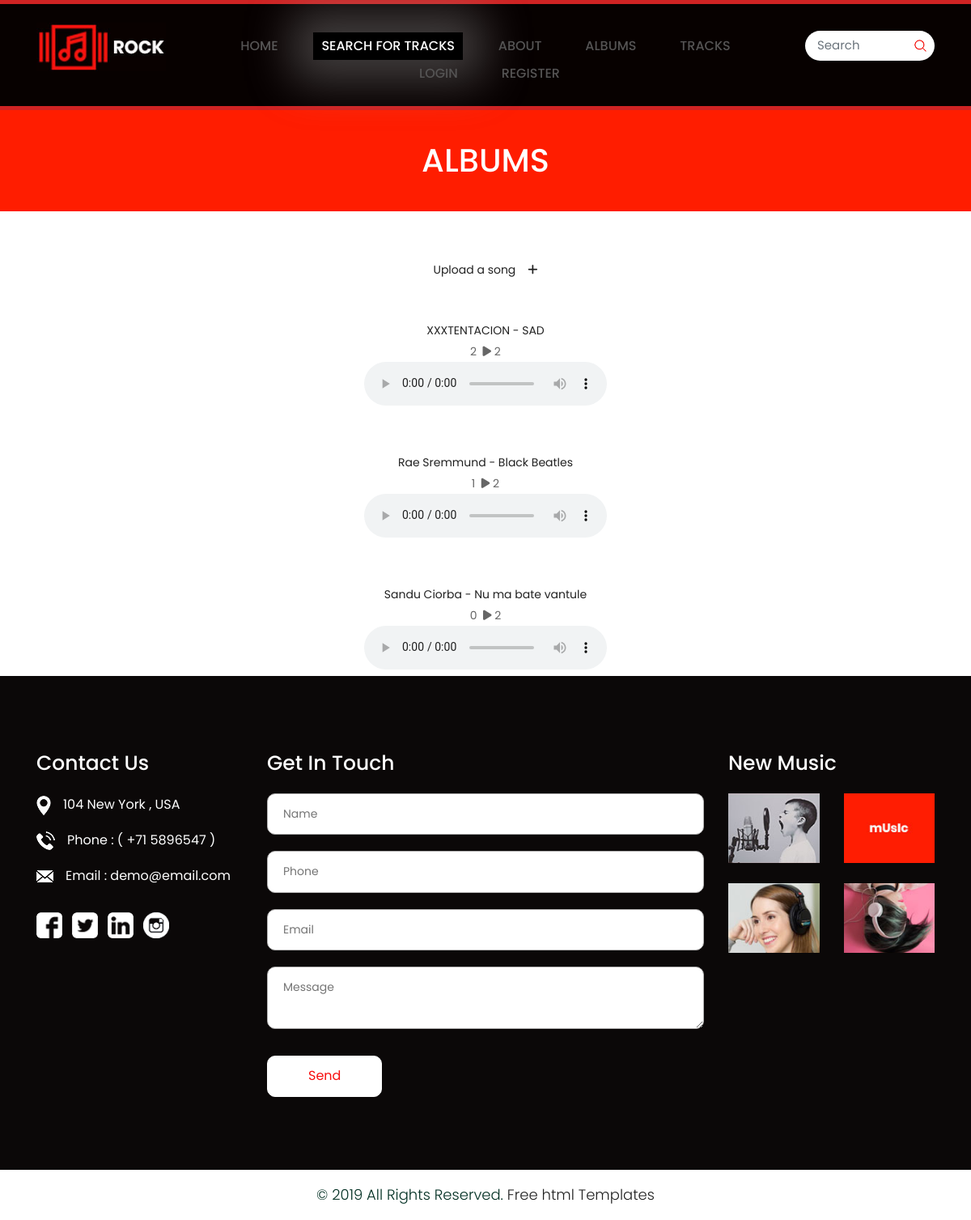
/music/, run on an earlier commit of the app's database.
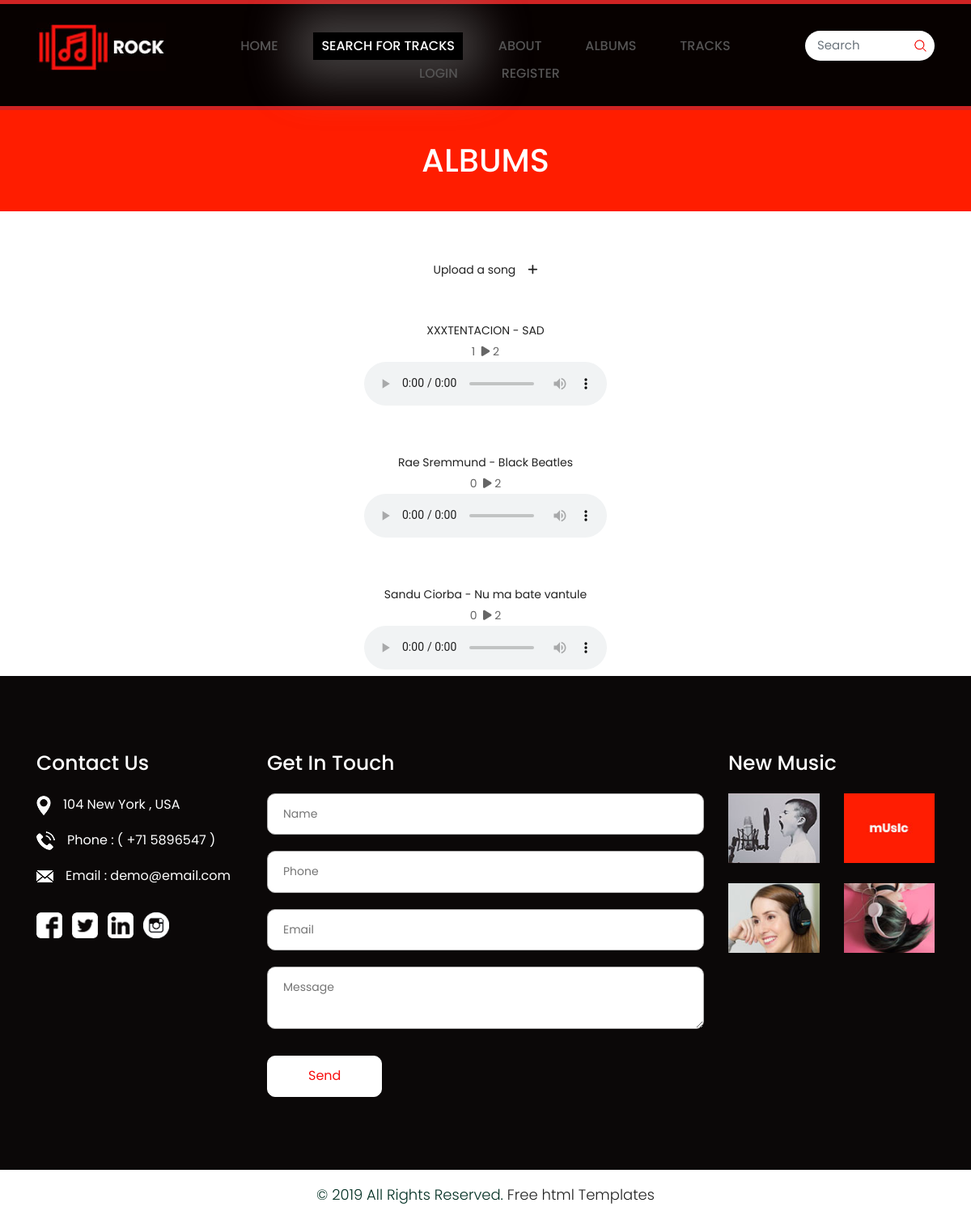
And on a later commit of the database.
### core/models.py (models this page shows, shortened)
class Song(models.Model):
	file = models.FileField(upload_to = 'media/tracks')
	song_title = models.CharField(max_length = 250)
	song_artist = models.CharField(max_length = 250)
	is_favorite = models.BooleanField(default = False)
	likes = models.IntegerField(default = 0)
	viewers = models.ManyToManyField(User)
	views = models.IntegerField(default = 0)
	image = models.ImageField(upload_to = 'media', default = 'media/default.png', null = True, blank = True)
	slug = models.SlugField()
	comments = models.ManyToManyField('Comment')
	def get_absolute_url(self):
		return reverse("music_view", kwargs = {
			'slug' : self.slug
		})

### core/views.py (the view)
# urls.py: path('music/', musicList, name = 'music'),
def musicList(request):
	search_query = request.GET.get('search', '')
	if request.user.is_authenticated:
		albums = Album.objects.filter(user = request.user)
	else:
		albums = Album.objects.all()
	if search_query:
		songs = Song.objects.filter(Q(song_title__icontains = search_query))
	else:
		songs = Song.objects.all()
	context = {
		'songs' : songs,
		'albums' : albums,
	}
	return render(request, 'music.html', context)

### templates/music.html (shortened to what the changed rows need)
<!DOCTYPE html>
<html lang="en">
<head>
    {% load static %}
    <link rel="stylesheet" href="../static/css/bootstrap.min.css">
    <link rel="stylesheet" href="{% static 'css/style.css' %}">
    <link rel="stylesheet" href="../static/css/responsive.css">
    <link rel="stylesheet" href="../static/css/jquery.mCustomScrollbar.min.css">
    <link rel="stylesheet" href="https://netdna.bootstrapcdn.com/font-awesome/4.0.3/css/font-awesome.css">
    <link rel="stylesheet" href="https://cdnjs.cloudflare.com/ajax/libs/fancybox/2.1.5/jquery.fancybox.min.css" media="screen">
</head>
<body class="main-layout album-page">
    <div class="Albumsbg">
        <div class="container">
            <div class="row">
                <div class="col-md-12">
                    <div class="Albumstitlepage">
                        <h2>Albums</h2>
                    </div>
                </div>
            </div>
        </div>
    </div>
    {% for song in songs %}
            <div align="center" style="margin-top: 50px;">
                <a href="{{ song.get_absolute_url }}">{{ song.song_artist }} - {{ song.song_title }}</a>
            <form method="GET" action="{% url 'add_to_fav' %}">
                    <div class="popup">
                    {{ song.likes }}&nbsp&nbsp<i class="fa-solid fa-play"></i>
                    {{ song.views }}
            </form>
            <div id="music_view_submit">
                <audio controls id="player">
                    <source src="{{ song.file.url }}" type="audio/mpeg">
                </audio>
            </div>
            </div>
    {% endfor %}
</body>
</html>

What changed in the data, as far as the page shows it:
changed Song "XXXTENTACION": likes "2" → "1"
changed Song "Rae Sremmund": likes "1" → "0"
